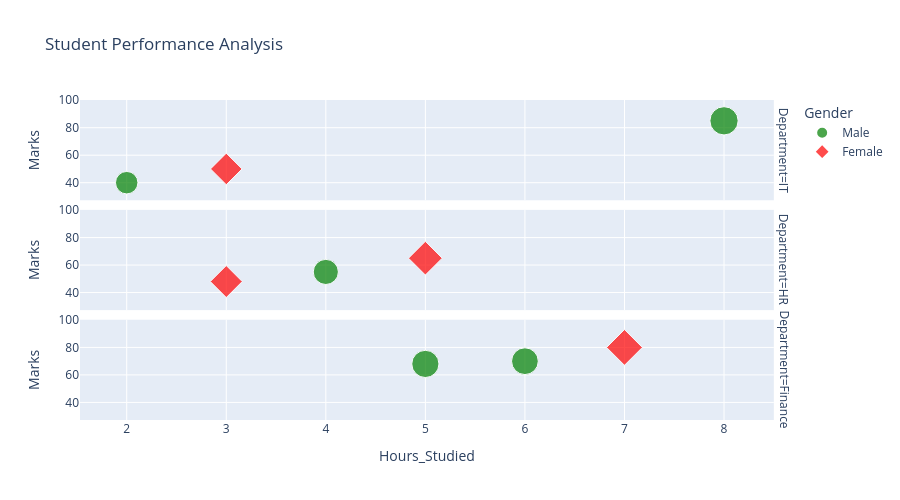

The notebook cell saved with this chart:
### Code cell
import pandas as pd
import plotly.express as px

data = {
    "Hours_Studied": [2,3,4,5,6,7,8,3,5],
    "Marks": [40,50,55,65,70,80,85,48,68],
    "Gender": ["Male","Female","Male","Female","Male","Female","Male",
               "Female","Male"],
    "Attendance": [60,70,75,80,85,90,95,72,88],
    "Department": ["IT","IT","HR","HR","Finance","Finance","IT","HR","Finance"]
}

df = pd.DataFrame(data)
fig = px.scatter(
    df,
    x="Hours_Studied",
    y="Marks",
    width=900,
    height=500,
    title="Student Performance Analysis",
    color="Gender",                 # grouping by color
    size="Attendance",              # bubble size
    color_discrete_map={
        "Male": "green",
        "Female": "red"
    },
    
    color_discrete_sequence=["blue","red"],
    symbol="Gender",                # different marker shapes
    facet_row="Department"              # separate charts by row
)

fig.show()

### Figure 1 — Plotly figure (JSON) as saved in the notebook; plotly's stock layout.template omitted (floating-point values rounded to 4 significant figures)
{"data": [{"hovertemplate": "Gender=Male<br>Department=IT<br>Hours_Studied=%{x}<br>Marks=%{y}<br>Attendance=%{marker.size}<extra></extra>", "legendgroup": "Male", "marker": {"color": "green", "size": [60, 95], "sizemode": "area", "sizeref": 0.2375, "symbol": "circle"}, "mode": "markers", "name": "Male", "orientation": "v", "showlegend": true, "type": "scatter", "x": [2, 8], "xaxis": "x3", "y": [40, 85], "yaxis": "y3"}, {"hovertemplate": "Gender=Male<br>Department=HR<br>Hours_Studied=%{x}<br>Marks=%{y}<br>Attendance=%{marker.size}<extra></extra>", "legendgroup": "Male", "marker": {"color": "green", "size": [75], "sizemode": "area", "sizeref": 0.2375, "symbol": "circle"}, "mode": "markers", "name": "Male", "orientation": "v", "showlegend": false, "type": "scatter", "x": [4], "xaxis": "x2", "y": [55], "yaxis": "y2"}, {"hovertemplate": "Gender=Male<br>Department=Finance<br>Hours_Studied=%{x}<br>Marks=%{y}<br>Attendance=%{marker.size}<extra></extra>", "legendgroup": "Male", "marker": {"color": "green", "size": [85, 88], "sizemode": "area", "sizeref": 0.2375, "symbol": "circle"}, "mode": "markers", "name": "Male", "orientation": "v", "showlegend": false, "type": "scatter", "x": [6, 5], "xaxis": "x", "y": [70, 68], "yaxis": "y"}, {"hovertemplate": "Gender=Female<br>Department=IT<br>Hours_Studied=%{x}<br>Marks=%{y}<br>Attendance=%{marker.size}<extra></extra>", "legendgroup": "Female", "marker": {"color": "red", "size": [70], "sizemode": "area", "sizeref": 0.2375, "symbol": "diamond"}, "mode": "markers", "name": "Female", "orientation": "v", "showlegend": true, "type": "scatter", "x": [3], "xaxis": "x3", "y": [50], "yaxis": "y3"}, {"hovertemplate": "Gender=Female<br>Department=HR<br>Hours_Studied=%{x}<br>Marks=%{y}<br>Attendance=%{marker.size}<extra></extra>", "legendgroup": "Female", "marker": {"color": "red", "size": [80, 72], "sizemode": "area", "sizeref": 0.2375, "symbol": "diamond"}, "mode": "markers", "name": "Female", "orientation": "v", "showlegend": false, "type": "scatter", "x": [5, 3], "xaxis": "x2", "y": [65, 48], "yaxis": "y2"}, {"hovertemplate": "Gender=Female<br>Department=Finance<br>Hours_Studied=%{x}<br>Marks=%{y}<br>Attendance=%{marker.size}<extra></extra>", "legendgroup": "Female", "marker": {"color": "red", "size": [90], "sizemode": "area", "sizeref": 0.2375, "symbol": "diamond"}, "mode": "markers", "name": "Female", "orientation": "v", "showlegend": false, "type": "scatter", "x": [7], "xaxis": "x", "y": [80], "yaxis": "y"}], "layout": {"annotations": [{"font": {}, "showarrow": false, "text": "Department=Finance", "textangle": 90, "x": 0.98, "xanchor": "left", "xref": "paper", "y": 0.1567, "yanchor": "middle", "yref": "paper"}, {"font": {}, "showarrow": false, "text": "Department=HR", "textangle": 90, "x": 0.98, "xanchor": "left", "xref": "paper", "y": 0.5, "yanchor": "middle", "yref": "paper"}, {"font": {}, "showarrow": false, "text": "Department=IT", "textangle": 90, "x": 0.98, "xanchor": "left", "xref": "paper", "y": 0.8433, "yanchor": "middle", "yref": "paper"}], "height": 500, "legend": {"itemsizing": "constant", "title": {"text": "Gender"}, "tracegroupgap": 0}, "title": {"text": "Student Performance Analysis"}, "width": 900, "xaxis": {"anchor": "y", "domain": [0, 0.98], "title": {"text": "Hours_Studied"}}, "xaxis2": {"anchor": "y2", "domain": [0, 0.98], "matches": "x", "showticklabels": false}, "xaxis3": {"anchor": "y3", "domain": [0, 0.98], "matches": "x", "showticklabels": false}, "yaxis": {"anchor": "x", "domain": [0, 0.3133], "title": {"text": "Marks"}}, "yaxis2": {"anchor": "x2", "domain": [0.3433, 0.6567], "matches": "y", "title": {"text": "Marks"}}, "yaxis3": {"anchor": "x3", "domain": [0.6867, 1.0], "matches": "y", "title": {"text": "Marks"}}}}
